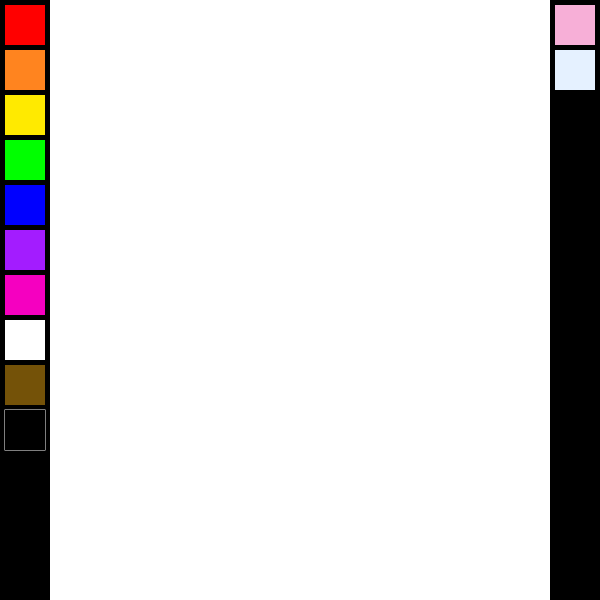
Frame 1 (no input)
Frame 60 (the mouse pressed at the canvas centre just before this capture): identical to frame 1, image omitted
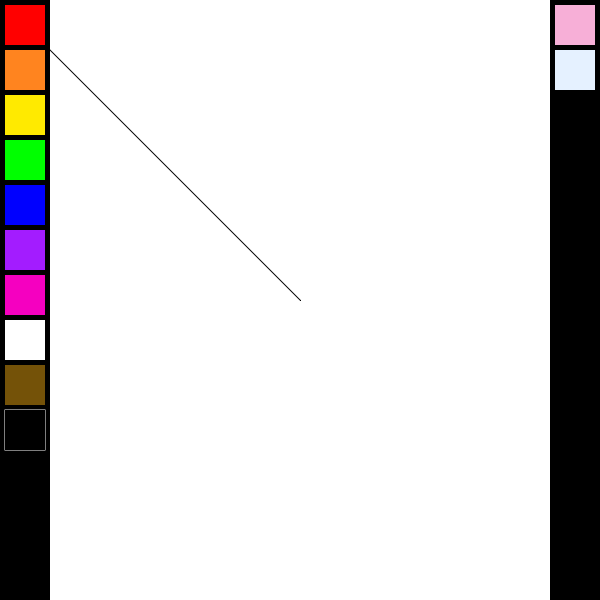
Frame 120 (the mouse held since frame 60 and released just before this capture)

The Processing sketch that drew these frames (run headless with seeded random() and noise(); from frame 60 on, the mouse is pressed at the canvas centre):

// Processing sketch: processing_104955
// ── processing_104955.pde

//Global Variables
  Button redButton;
  Button orangeButton;
  Button yellowButton;
  Button greenButton;
  Button blueButton;
  Button purpleButton;
  Button pinkButton;
  Button whiteButton;
  Button brownButton;
  Button blackButton;
  Button eraserButton;
  Button clearButton;
 color lineColor=color(0);
 
 int boardX=50;
 int boardY=0;
 int boardWidth=500;
 int boardHeight=600;
 int ButtonX=50;
 int ButtonY=50;

 void setup() {
  redButton= new Button(25, 25, color(255, 0, 0));
  orangeButton= new Button(25, 70, color(255, 132, 31));
  yellowButton= new Button (25, 115, color(255, 234, 0));
  greenButton= new Button (25, 160, color(0, 255, 0));
  blueButton= new Button (25, 205, color(0, 0, 255));
  purpleButton= new Button (25, 250, color(163, 28, 255));
  pinkButton= new Button (25, 295, color(245, 0, 192));
  whiteButton= new Button (25, 340, color(255));
  brownButton= new Button (25, 385, color(116, 82, 8));
  blackButton= new Button (25, 430, color(0));
  eraserButton= new Button (575, 25, color(247, 175, 215));
  clearButton=new Button (575, 70, color( 229, 241, 255));
  size(600,600);
  background(255);
}

void draw() {
  frameRate(30);
  fill(0);
  noStroke();
  rectMode(CENTER);  
  rect((width-boardWidth)/2/2, height/2, (width-boardWidth)/2, boardHeight);
  rect((width-boardWidth)/2/2+boardWidth+50, height/2, (width-boardWidth)/2, boardHeight);
  fill(255);
  rect(25, 430, 41, 41);
  redButton.draw();
  orangeButton.draw();
  yellowButton.draw();
  greenButton.draw();
  blueButton.draw();
  purpleButton.draw();
  pinkButton.draw();
  whiteButton.draw();
  brownButton.draw();
  blackButton.draw();
  eraserButton.draw();
  clearButton.draw();
  if (mousePressed) {
    stroke(lineColor);
    line(pmouseX, pmouseY, mouseX, mouseY);
     if (redButton.isPressed()) {
          lineColor=redButton.getColor();
     }
     else if (orangeButton.isPressed()) {
       lineColor=orangeButton.getColor();
     }
     else if (yellowButton.isPressed()) {
       lineColor=yellowButton.getColor();
     }
     else if (greenButton.isPressed()) {
       lineColor=greenButton.getColor();
     }
     else if (blueButton.isPressed()) {
       lineColor=blueButton.getColor();
     }
     else if (purpleButton.isPressed()) {
       lineColor=purpleButton.getColor();
     }
     else if (pinkButton.isPressed()) {
       lineColor=pinkButton.getColor();
     }
      else if (whiteButton.isPressed()) {
       lineColor=whiteButton.getColor();
     }
      else if (brownButton.isPressed()) {
       lineColor=brownButton.getColor();
     }
      else if (blackButton.isPressed()) {
       lineColor=blackButton.getColor();
     }
     else if (eraserButton.isPressed()) {
       lineColor=whiteButton.getColor();
     }
     else if (clearButton.isPressed()) {
       background(255);
     }
  }
if (keyPressed) {
       if (key=='a') {
          strokeWeight(1);
       }
       else if (key=='s') {
          strokeWeight(10);
       }
       else if (key=='d') {
          strokeWeight(20);
       }
       else if (key=='f') {
          strokeWeight(30);
       }
       else if (key=='g') {
          strokeWeight(40);
       }
       else if (key=='h') {
          strokeWeight(50);
       }
       else if (key=='j') {
          strokeWeight(60);
       }
       else if (key=='k') {
          strokeWeight(70);
       }
   }
}


 class Button {
  int x, y;
  color Color;
  int Width=40;
  int Height=40;
  
  Button(int xTemp, int yTemp, color c) {
    x= xTemp;
    y= yTemp;
    Color= c;
  }
  void draw() {
    fill(Color);
    rectMode(CENTER);
    rect(x, y, Width, Height);
}

  boolean isPressed() {
      if (mouseX>x-Width/2 && mouseX<(x+Width/2)) {
        if (mouseY>(y-Height/2) && mouseY<(y+Height/2)) {
          return true;
        }
      }

   return false;
  
  }
  
  color getColor() {
    return Color;
  }
  
  int getX() {
    return x;
  }
  
  int getY() {
    return y;
  }
  
}
